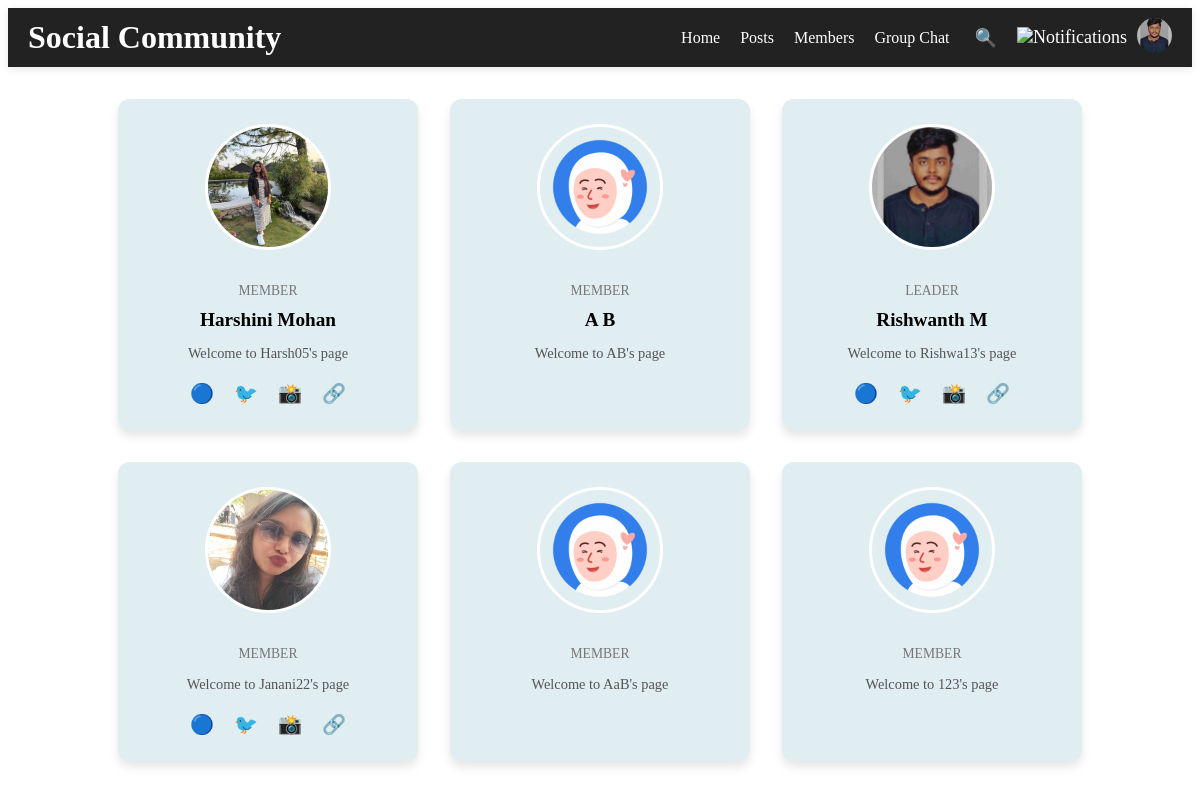
/members/ (signed in), run on the app's committed database.
### social/models.py (models this page shows, shortened)
class UserProfile(models.Model):
    user = models.OneToOneField(User, on_delete=models.CASCADE)
    profile_image = models.ImageField(upload_to='profile_images/', blank=True, null=True)
    role = models.CharField(max_length=100, default="Member")
    facebook = models.URLField(blank=True, null=True)
    twitter = models.URLField(blank=True, null=True)
    instagram = models.URLField(blank=True, null=True)
    linkedin = models.URLField(blank=True, null=True)
    friends = models.ManyToManyField('self', symmetrical=True, blank=True)

### social/views.py (the view)
# urls.py: path('members/', views.members_view, name='members'),
@login_required
def members_view(request):
    profiles = UserProfile.objects.select_related('user').all()
    return render(request, 'members.html', {'profiles': profiles})

### social/context_processors.py (called while the page is built)
def unread_notification_count(request):
    if request.user.is_authenticated:
        count = Notification.objects.filter(user=request.user, is_read=False).count()
    else:
        count = 0
    return {'unread_notification_count': count}

### social/templates/members.html (shortened to what this page needs)
{% extends 'base.html' %}
{% load static %}
{% block content %}
<div class="card-container">
    {% for profile in profiles %}
    <div class="member-card">
        {% if profile.profile_image %}
            <img src="{{ profile.profile_image.url }}" alt="{{ profile.user.username }}'s Profile Image">
        {% else %}
            <img src="{% static 'social/images/default-profile.png' %}" alt="Default Profile">
        {% endif %}
        <p class="role">{{ profile.role|default:"Member" }}</p>
        <h3>
            {{ profile.user.first_name|default:"" }} {{ profile.user.last_name|default:"" }}
        </h3>
        <p>Welcome to {{ profile.user.username|default:"Unknown User" }}'s page</p>
        <div class="social-icons">
            {% if profile.facebook %}<a href="{{ profile.facebook }}" target="_blank">🔵</a>{% endif %}
            {% if profile.twitter %}<a href="{{ profile.twitter }}" target="_blank">🐦</a>{% endif %}
            {% if profile.instagram %}<a href="{{ profile.instagram }}" target="_blank">📸</a>{% endif %}
            {% if profile.linkedin %}<a href="{{ profile.linkedin }}" target="_blank">🔗</a>{% endif %}
        </div>
    </div>
    {% endfor %}
</div>
{% endblock %}

### social/templates/base.html (shortened to what this page needs)
{% load static %}
{% load humanize %}
<!DOCTYPE html>
<html>
<head>
    <link rel="stylesheet" href="{% static 'social/style.css' %}">
</head>
<body>
    <div class="navbar">
        <h1 style="margin: 0;">Social Community</h1>
        <div class="nav-links">
            <a href="{% url 'home' %}">Home</a>
            <a href="{% url 'all_posts' %}">Posts</a>
            <a href="{% url 'members' %}">Members</a>
            <a href="{% url 'group_chat' %}">Group Chat</a>
            <a href="{% url 'search_page' %}" class="search-icon" title="Search Users" style="margin-left: 15px; font-size: 18px;">🔍</a>
            {% if user.is_authenticated %}
                <a href="{% url 'notifications' %}" class="notification-icon">
                    <img src="{% static 'social/images/notification-bell.png' %}" alt="Notifications" height="24">
                </a>
                <div class="profile-dropdown">
                    {% with profile=user.userprofile %}
                        {% if profile.profile_image %}
                            <img src="{{ profile.profile_image.url }}" alt="Profile" class="profile-icon" onclick="toggleDropdown()">
                        {% else %}
                            <img src="{% static 'social/images/default-profile.png' %}" alt="Profile" class="profile-icon" onclick="toggleDropdown()">
                        {% endif %}
                    {% endwith %}
                </div>
            {% else %}
                <a href="{% url 'login' %}">Login</a>
            {% endif %}
        </div>
    </div>
    {% block content %}
    {% endblock %}
</body>
</html>

### social/static/social/style.css (style rules this page uses)
.navbar { display: flex; justify-content: space-between; align-items: center; background-color: #2f2f2f; padding: 12px 30px; box-shadow: 0 2px 8px rgba(0, 0, 0, 0.1); position: sticky; top: 0; z-index: 1000; }
.social-icons { margin-top: 20px; }

### social/templates/base.html (style rules this page uses)
.navbar { display: flex; justify-content: space-between; align-items: center; padding: 10px 20px; background-color: #222; color: white; }
.navbar a { color: white; text-decoration: none; margin: 0 10px; }
.nav-links { display: flex; align-items: center; position: relative; }
.profile-dropdown { position: relative; }
.profile-icon { height: 35px; width: 35px; border-radius: 50%; object-fit: cover; cursor: pointer; }
.notification-icon { position: relative; margin-left: 20px; cursor: pointer; font-size: 18px; }

### social/templates/members.html (style rules this page uses)
.card-container { display: flex; justify-content: center; flex-wrap: wrap; gap: 2rem; padding: 2rem; }
.member-card { background: #e0edf1; border-radius: 12px; padding: 25px 20px; width: 260px; text-align: center; box-shadow: 0 6px 10px rgba(0,0,0,0.1); transition: transform 0.3s; }
.member-card img { width: 120px; height: 120px; border-radius: 50%; object-fit: cover; margin-bottom: 15px; border: 3px solid white; }
.member-card .role { color: #777; font-size: 0.85rem; text-transform: uppercase; margin-bottom: 8px; }
.member-card h3 { margin: 10px 0 5px; font-size: 1.2rem; }
.member-card p { font-size: 0.9rem; color: #555; margin-bottom: 10px; }
.social-icons a { margin: 0 8px; color: #333; text-decoration: none; font-size: 1.2rem; }

### data on the page
UserProfile: profile_image (picture), role "LEADER", user.first_name "Rishwanth", user.last_name "M", user.username "Rishwa13"
UserProfile: profile_image (picture), role "MEMBER", user.first_name "Harshini", user.last_name "Mohan", user.username "Harsh05"
UserProfile: role "MEMBER", user.first_name "A", user.last_name "B", user.username "AB"
UserProfile: profile_image (picture), role "MEMBER", user.username "Janani22"
UserProfile: role "MEMBER", user.username "AaB"
UserProfile: role "MEMBER", user.username "123"
